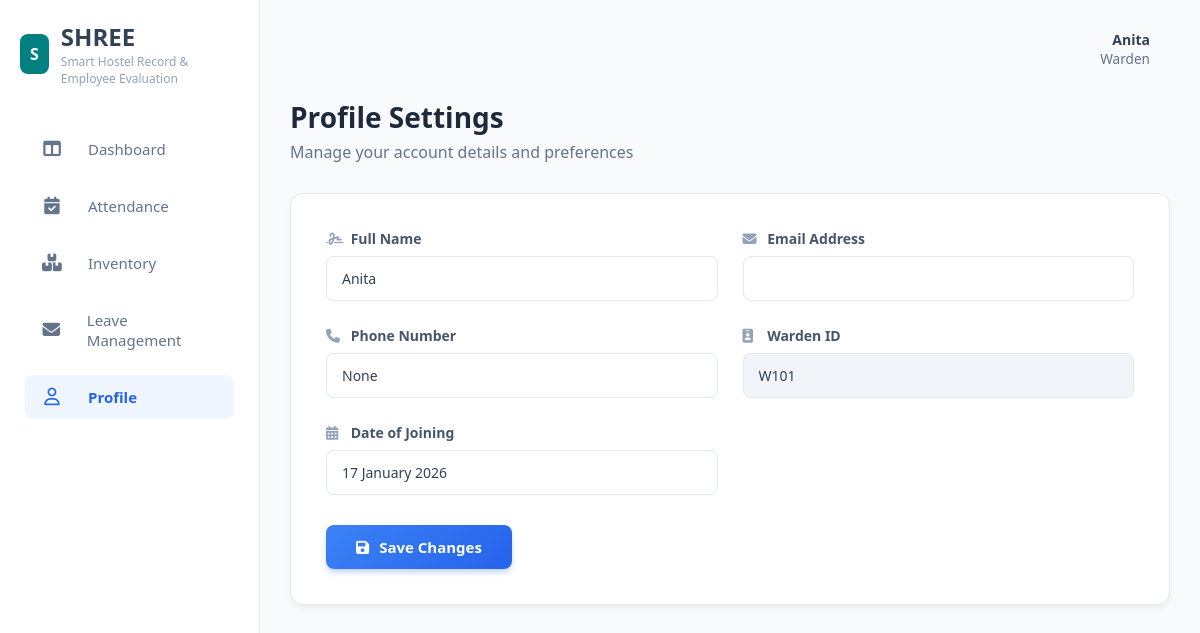
Page /accounts/warden/profile/ (signed in) on the committed database.
### accounts/models.py (models this page shows, shortened)
class Warden(models.Model):
    ...
    phone_number = models.CharField(
        max_length=10,
        validators=[phone_validator],
        blank=True,
        null=True
    )

class User(AbstractUser):
    ROLE_CHOICES = (
        ('admin', 'Admin'),
        ('warden', 'Warden'),
        ('worker', 'Worker'),
        ('supplier', 'Supplier'),
    )
    role = models.CharField(max_length=20, choices=ROLE_CHOICES)
    phone = models.CharField(max_length=15, blank=True)
    university_id = models.CharField(max_length=50, unique=True)

### accounts/views.py (the view, shortened to what this page needs)
# urls.py: path('warden/profile/', views.warden_profile, name='warden_profile'),
@login_required
def warden_profile(request):
    try:
        warden = Warden.objects.get(user=request.user)
    except Warden.DoesNotExist:
        return redirect('welcome_role')
    context = {
        "display_name": warden.name,
        "display_role": "Warden",
        "full_name": warden.name,
        "email": request.user.email,
        "phone": warden.phone_number,
        "warden_id": warden.warden_id,
        "joining_date": request.user.date_joined.strftime("%d %B %Y"),
    }
    return render(request, "Shree1/warden_profile.html", context)

### templates/Shree1/warden_profile.html (shortened to what this page needs)
{% load static %}
<!doctype html>
<html lang="en">
  <head>
    <link
      rel="stylesheet"
      href="{% static 'Shree1/css/dashboardWarden.css' %}"
    />
    <link
      rel="stylesheet"
      href="{% static 'Shree1/css/warden_profile.css' %}"
    />
    <link
      rel="stylesheet"
      href="https://cdnjs.cloudflare.com/ajax/libs/font-awesome/6.4.0/css/all.min.css"
    />
  </head>
  <body>
    <div class="container">
      <aside class="sidebar">
        <div class="logo-section">
          <div class="logo-icon">S</div>
          <div>
            <h2 class="logo-name">SHREE</h2>
            <p class="logo-tagline">
              Smart Hostel Record & Employee Evaluation
            </p>
          </div>
        </div>
        <nav class="nav-menu">
          <a
            href="{% url 'warden_dashboard' %}"
            class="nav-item {% if request.resolver_match.url_name == 'warden_dashboard' %}active{% endif %}"
          >
            <i class="fa-solid fa-table-columns nav-icon"></i>
            <span>Dashboard</span>
          </a>
          <a
            href="{% url 'attendance' %}"
            class="nav-item {% if request.resolver_match.url_name == 'attendance' %}active{% endif %}"
          >
            <i class="fa-solid fa-calendar-check nav-icon"></i>
            <span>Attendance</span>
          </a>
          <a
            href="{% url 'inventory' %}"
            class="nav-item {% if request.resolver_match.url_name == 'inventory' %}active{% endif %}"
          >
            <i class="fa-solid fa-boxes-stacked nav-icon"></i>
            <span>Inventory</span>
          </a>
          <a
            href="{% url 'warden_leave' %}"
            class="nav-item {% if request.resolver_match.url_name == 'warden_leave' %}active{% endif %}"
          >
            <i class="fa-solid fa-envelope nav-icon"></i>
            <span>Leave Management</span>
          </a>
          <a
            href="{% url 'warden_profile' %}"
            class="nav-item {% if request.resolver_match.url_name == 'warden_profile' %}active{% endif %}"
          >
            <i class="fa-regular fa-user nav-icon"></i>
            <span>Profile</span>
          </a>
        </nav>
      </aside>
      <main class="main-content">
        <header class="top-header">
          <div class="user-info">
            <span class="user-name">{{ display_name }}</span>
            <span class="user-role">{{ display_role }}</span>
          </div>
        </header>
        <section class="page-header">
          <div class="header-text">
            <h1>Profile Settings</h1>
            <p>Manage your account details and preferences</p>
          </div>
        </section>
        <div class="profile-card">
          <form class="profile-form" method="POST">
            <div class="form-grid">
              <div class="form-group">
                <label><i class="fa-solid fa-signature"></i> Full Name</label>
                <input
                  type="text"
                  name="full_name"
                  value="{{ full_name }}"
                  class="form-control"
                  disabled
                />
              </div>
              <div class="form-group">
                <label
                  ><i class="fa-solid fa-envelope"></i> Email Address</label
                >
                <input
                  type="email"
                  name="email"
                  value="{{ email }}"
                  class="form-control"
                />
              </div>
              <div class="form-group">
                <label><i class="fa-solid fa-phone"></i> Phone Number</label>
                <input
                  type="tel"
                  name="phone"
                  value="{{ phone }}"
                  maxlength="10"
                  pattern="[1-9][0-9]{9}"
                  title="Phone number must be 10 digits and cannot start with 0"
                  class="form-control"
                  required
                />
              </div>
              <div class="form-group">
                <label><i class="fa-solid fa-id-badge"></i> Warden ID</label>
                <input
                  type="text"
                  value="{{ warden_id }}"
                  readonly
                  style="background-color: #f1f5f9"
                />
              </div>
              <div class="form-group">
                <label
                  ><i class="fa-solid fa-calendar-days"></i> Date of
                  Joining</label
                >
                <input type="text" value="{{ joining_date }}" readonly />
              </div>
            </div>
            <div class="action-section">
              <button type="submit " class="btn-save-attractive">
                <i class="fa-solid fa-floppy-disk"></i> Save Changes
              </button>
            </div>
          </form>
        </div>
      </main>
    </div>
  </body>
</html>

### static/Shree1/css/dashboardWarden.css (style rules this page uses)
:root { --primary-blue: #2563eb; --success-green: #10b981; --danger-red: #ef4444; --bg-light: #f1f5f9; }
* { margin: 0; padding: 0; box-sizing: border-box; font-family: 'Inter', sans-serif; }
body { background: var(--bg-light); color: #1e293b; }
.container { display: flex; min-height: 100vh; }
.sidebar { width: 260px; background: white; padding: 25px; border-right: 1px solid #e2e8f0; position: fixed; height: 100vh; }
.logo-section { margin-bottom: 40px; display: flex; align-items: center; gap: 10px; }
.logo-icon { width: 40px; height: 40px; background: #008080; color: white; display: flex; align-items: center; justify-content: center; border-radius: 8px; font-weight: bold; }
.logo-name { font-size: 18px; color: #1e293b; }
.logo-tagline { font-size: 10px; color: #888; }
.nav-item { display: flex; align-items: center; gap: 12px; padding: 12px; color: #64748b; text-decoration: none; border-radius: 8px; margin-bottom: 5px; font-weight: 500; }
.nav-item.active, .nav-item:hover { background: #eff6ff; color: var(--primary-blue); }
.main-content { flex: 1; margin-left: 260px; padding: 30px; }
.top-header { display: flex; justify-content: flex-end; align-items: center; margin-bottom: 30px; }
.user-info { text-align: right; margin-right: 15px; }
.user-name { display: block; font-weight: 600; font-size: 14px; }
.user-role { font-size: 12px; color: #888; }
.logo-section { display: flex; align-items: center; gap: 15px; margin-bottom: 30px; }

### static/Shree1/css/warden_profile.css (style rules this page uses)
:root { --primary-blue: #2563eb; --primary-dark: #1e40af; --bg-light: #f8fafc; --text-dark: #1e293b; --text-gray: #64748b; --danger-red: #ef4444; }
* { margin: 0; padding: 0; box-sizing: border-box; font-family: 'Segoe UI', sans-serif; }
body { background-color: var(--bg-light); color: var(--text-dark); }
.container { display: flex; min-height: 100vh; }
.sidebar { width: 260px; background: white; border-right: 1px solid #e2e8f0; padding: 20px; }
.logo-section { display: flex; align-items: center; gap: 12px; margin-bottom: 40px; }
.logo-icon { background: #008080; color: white; width: 40px; height: 40px; border-radius: 8px; display: flex; align-items: center; justify-content: center; font-weight: bold; }
.logo-name { font-size: 1.5rem; color: #334155; }
.logo-tagline { font-size: 0.75rem; color: #94a3b8; }
.nav-menu { display: flex; flex-direction: column; gap: 8px; padding: 0 5px; }
.nav-item { text-decoration: none; color: #64748b; padding: 12px 15px; border-radius: 8px; display: flex; align-items: center; transition: all 0.2s; font-size: 15px; font-weight: 500; }
.nav-icon { width: 24px; margin-right: 12px; font-size: 1.1rem; text-align: center; }
.nav-item.active { background: #eff6ff; color: var(--primary-blue); font-weight: 600; }
.nav-item.active .nav-icon { color: var(--primary-blue); }
.main-content { flex: 1; padding: 30px; }
.top-header { display: flex; justify-content: flex-end; margin-bottom: 30px; }
.user-info { margin-right: 20px; display: flex; flex-direction: column; text-align: right; justify-content: center; }
.user-name { font-weight: 600; color: #334155; }
.user-role { font-size: 0.85rem; color: #64748b; }
.page-header { margin-bottom: 30px; }
.page-header h1 { font-size: 28px; margin-bottom: 5px; color: #1e293b; }
.page-header p { color: #64748b; }
.profile-card { background: #fff; padding: 35px; border-radius: 12px; border: 1px solid #e2e8f0; box-shadow: 0 4px 6px -1px rgba(0, 0, 0, 0.05); max-width: 900px; }
.form-grid { display: grid; grid-template-columns: 1fr 1fr; gap: 25px; margin-bottom: 25px; }
.form-group { display: flex; flex-direction: column; }
.form-group label { margin-bottom: 8px; font-weight: 600; color: #475569; font-size: 14px; }
.form-group label i { color: #94a3b8; margin-right: 5px; width: 16px; }
.form-group input, .form-group textarea { padding: 12px 15px; border: 1px solid #e2e8f0; border-radius: 8px; background: #fff; font-size: 14px; color: #334155; transition: all 0.2s; }
.action-section { margin-top: 30px; display: flex; justify-content: flex-start; }
.btn-save-attractive { background: linear-gradient(135deg, #3b82f6 0%, #2563eb 100%); color: white; padding: 12px 30px; border: none; border-radius: 8px; font-weight: 600; font-size: 15px; cursor: pointer; box-shadow: 0 4px 6px -1px rgba(37, 99, 235, 0.3); transition: all 0.3s ease; display: flex; align-items: center; gap: 10px; }

### rows in the picture
Warden: name "Anita", full_name "Anita", warden "W101"
User: role "Warden"
